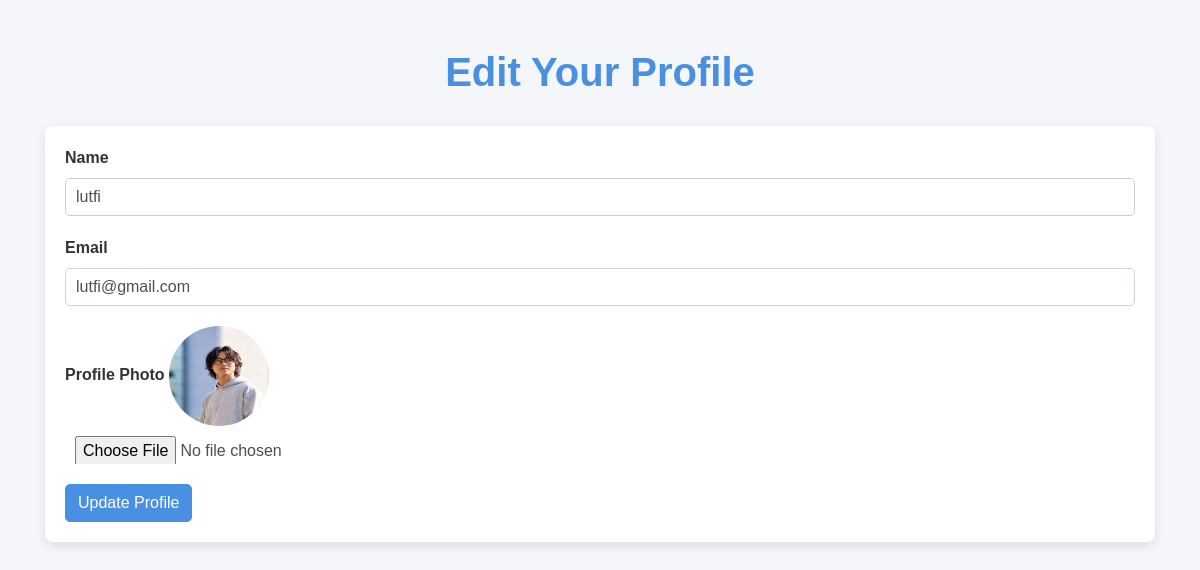
The page /edit_profile.php (signed in) on the database its author committed.
### tables this page shows
CREATE TABLE `users` (
  `id` int(11) NOT NULL,
  `name` varchar(100) NOT NULL,
  `email` varchar(100) NOT NULL,
  `password` varchar(255) NOT NULL,
  `profile_photo` varchar(255) DEFAULT NULL,
  `reset_token` varchar(255) DEFAULT NULL,
  `reset_token_expiry` datetime DEFAULT NULL,
  `created_at` timestamp NOT NULL DEFAULT current_timestamp()
);

### edit_profile.php (the view, shortened to what this page needs)
<?php
include 'db.php';
$user_id = $_SESSION['user_id'];
$stmt = $koneksi->prepare("SELECT name, email, profile_photo FROM users WHERE id = ?");
$stmt->execute([$user_id]);
$user = $stmt->fetch(PDO::FETCH_ASSOC);
?>
<!DOCTYPE html>
<html lang="en">
<head>
    <link rel="stylesheet" href="https://stackpath.bootstrapcdn.com/bootstrap/4.3.1/css/bootstrap.min.css">
    <link rel="stylesheet" href="styles.css">
</head>
<body>
<div class="container mt-5">
    <h1 class="text-center">Edit Your Profile</h1>
    <form action="edit_profile.php" method="POST" enctype="multipart/form-data" class="form-group">
        <div class="form-group">
            <label for="name">Name</label>
            <input type="text" class="form-control" id="name" name="name" value="<?= htmlspecialchars($user['name']) ?>" required>
        </div>
        <div class="form-group">
            <label for="email">Email</label>
            <input type="email" class="form-control" id="email" name="email" value="<?= htmlspecialchars($user['email']) ?>" required>
        </div>
        <div class="form-group">
            <label for="profile_photo">Profile Photo</label>
            <?php if (!empty($user['profile_photo'])): ?>
                <img src="uploads/<?= htmlspecialchars($user['profile_photo']) ?>" alt="Profile Photo" style="width: 100px; height: 100px; border-radius: 50%;">
            <?php endif; ?>
            <input type="file" class="form-control" id="profile_photo" name="profile_photo">
        </div>
        <button type="submit" class="btn btn-primary">Update Profile</button>
    </form>
</div>
</body>
</html>

### styles.css (style rules this page uses)
body { font-family: 'Poppins', sans-serif; background-color: #f4f6f9; color: #333; margin: 0; padding: 0; }
h1 { color: #333; font-size: 32px; font-weight: 600; text-align: center; margin: 20px 0; }
.btn-primary, .btn-custom { background-color: #4a90e2; border-color: #4a90e2; color: #fff; border-radius: 5px; transition: all 0.3s ease; }
form { background-color: #fff; padding: 20px; box-shadow: 0 4px 12px rgba(0, 0, 0, 0.1); border-radius: 8px; margin-bottom: 20px; }
.form-group label { color: #333; font-weight: 600; }
.form-control { border-radius: 5px; padding: 10px; font-size: 16px; }
input[type="file"] { border: none; padding: 10px; }
.form-group { margin-bottom: 20px; }
.form-group label { font-weight: 600; color: #333; }
input[type="text"] { border-radius: 5px; padding: 10px; border: 1px solid #ccc; width: 100%; margin-bottom: 20px; }
.btn-primary { background-color: #4a90e2; border-color: #4a90e2; color: white; transition: background-color 0.3s ease; }
h1.text-center { font-size: 2.5rem; color: #4a90e2; margin-bottom: 30px; }

### rows shown on the page
users: name "lutfi", email "lutfi@gmail.com", profile_photo (picture)
